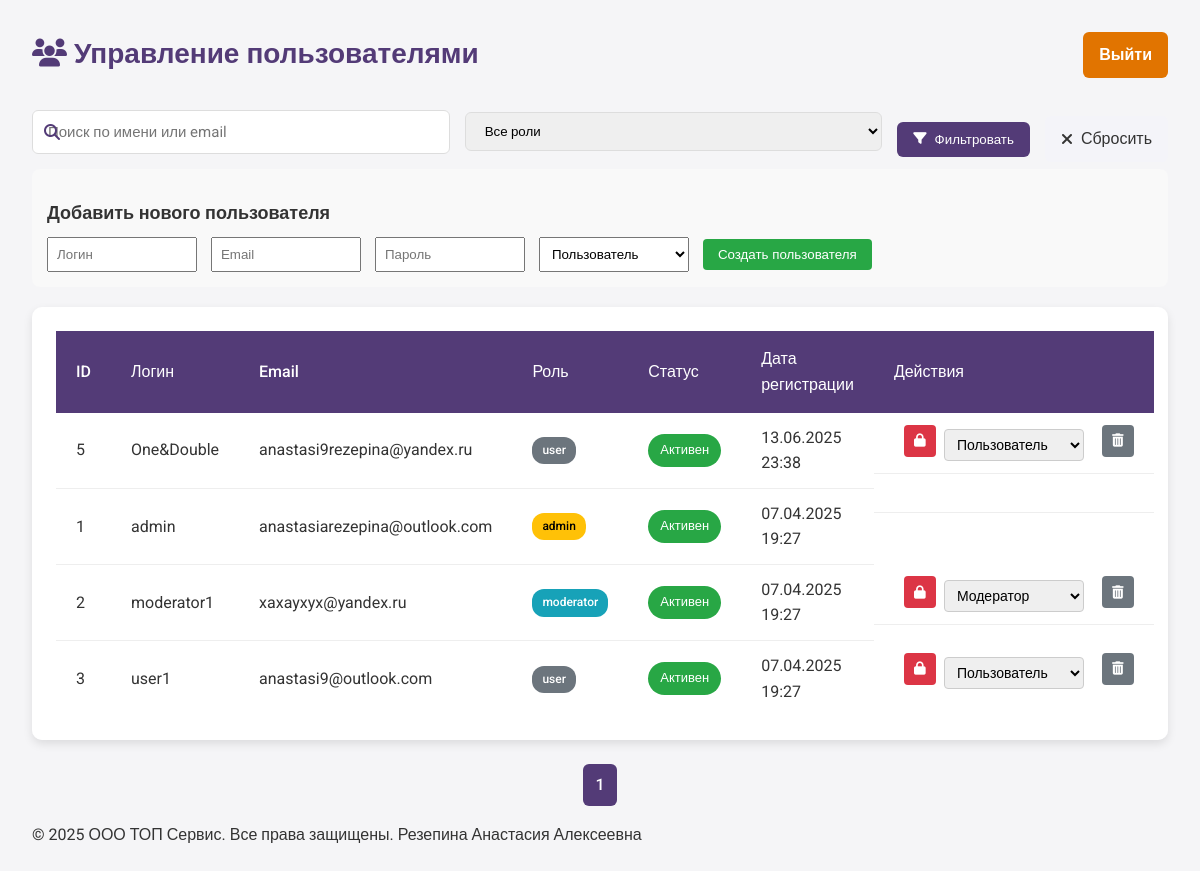
/assets/admin/user_management/list_users.php (signed in), run on an earlier commit of the app's database.
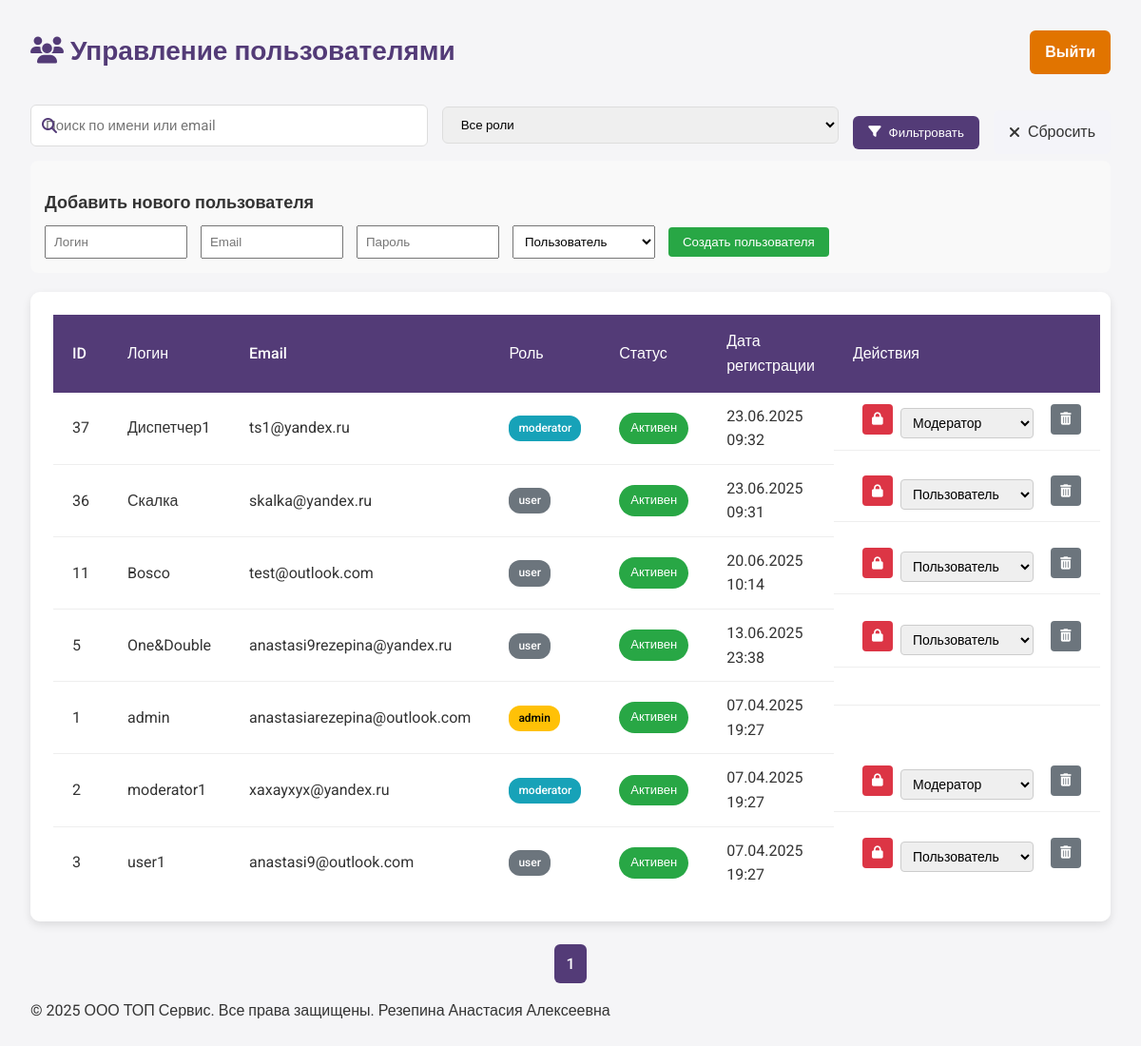
And on a later commit of the database.
### tables this page shows
CREATE TABLE `users` (
  `id` int(11) NOT NULL,
  `username` varchar(50) NOT NULL,
  `password` varchar(255) NOT NULL,
  `email` varchar(100) NOT NULL,
  `role` enum('admin','moderator','user') DEFAULT 'user',
  `created_at` timestamp NULL DEFAULT current_timestamp(),
  `is_banned` tinyint(1) DEFAULT 0,
  `updated_at` timestamp NULL DEFAULT current_timestamp() ON UPDATE current_timestamp()
);

### assets/admin/user_management/list_users.php (the view, shortened to what this page needs)
<?php
require_once '../../../includes/db_connect.php';
$page_heading = '<i class="fas fa-users"></i> Управление пользователями';
require_once __DIR__ . '../../includes/admin_header.php';
$conn->set_charset('utf8');
$per_page = 10;
$page = isset($_GET['page']) ? (int)$_GET['page'] : 1;
$offset = ($page - 1) * $per_page;
$search = isset($_GET['search']) ? $conn->real_escape_string($_GET['search']) : '';
$count_query = "SELECT COUNT(*) as total FROM users WHERE 1=1";
$count_result = $conn->query($count_query);
$total_users = $count_result->fetch_assoc()['total'];
$query = "SELECT id, username, email, role, is_banned, created_at FROM users WHERE 1=1";
$query .= " ORDER BY created_at DESC LIMIT $per_page OFFSET $offset";
$result = $conn->query($query);
$users = [];
if ($result->num_rows > 0) {
    while ($row = $result->fetch_assoc()) {
        $users[] = $row;
    }
}
?>
<form method="get" class="user-filter-form">
    <div class="form-group">
        <i class="fas fa-search"></i>
        <input type="text" name="search" value="<?= htmlspecialchars($search) ?>" placeholder="Поиск по имени или email">
    </div>
    <div class="form-group">
        <select name="role">
            <option value="">Все роли</option>
        </select>
    </div>
    <button type="submit" class="btn-filter">
        <i class="fas fa-filter"></i> Фильтровать
    </button>
    <a href="list_users.php" class="btn-reset">
        <i class="fas fa-times"></i> Сбросить
    </a>
</form>
<div class="add-user-form">
    <h2>Добавить нового пользователя</h2>
    <form method="post" action="<?= $_SERVER['PHP_SELF'] ?>">
        <input type="text" name="new_username" placeholder="Логин" required>
        <input type="email" name="new_email" placeholder="Email" required>
        <input type="password" name="new_password" placeholder="Пароль" required>
        <select name="new_role">
            <option value="user">Пользователь</option>
        </select>
        <button type="submit" name="create_user" class="btn-create">Создать пользователя</button>
    </form>
</div>
<div class="table-container">
    <table class="users-table">
        <thead>
            <tr>
                <th>ID</th>
                <th>Логин</th>
                <th>Email</th>
                <th>Роль</th>
                <th>Статус</th>
                <th>Дата регистрации</th>
                <th>Действия</th>
            </tr>
        </thead>
        <tbody>
            <?php foreach ($users as $user): ?>
            <tr>
                <td><?= $user['id'] ?></td>
                <td><?= htmlspecialchars($user['username']) ?></td>
                <td><?= htmlspecialchars($user['email']) ?></td>
                <td>
                    <span class="role-badge role-<?= $user['role'] ?>">
                        <?= $user['role'] ?>
                    </span>
                </td>
                <td>
                    <?php if ($user['is_banned']): ?>
                        <span class="status-badge status-banned">Заблокирован</span>
                    <?php else: ?>
                        <span class="status-badge status-active">Активен</span>
                    <?php endif; ?>
                </td>
                <td><?= date('d.m.Y H:i', strtotime($user['created_at'])) ?></td>
                <td class="actions">
                    <?php if ($user['id'] != $_SESSION['user_id']): ?>
                        <?php if ($user['is_banned']): ?>
                            <form method="post" class="action-form">
                                <input type="hidden" name="user_id" value="<?= $user['id'] ?>">
                                <button type="submit" name="action" value="unban" class="btn-action btn-unban">
                                    <i class="fas fa-unlock"></i>
                                </button>
                            </form>
                        <?php else: ?>
                            <form method="post" class="action-form">
                                <button type="submit" name="action" value="ban" class="btn-action btn-ban">
                                    <i class="fas fa-lock"></i>
                                </button>
                            </form>
                        <?php endif; ?>
                        <form method="post" class="action-form role-change-form">
                            <select name="new_role" onchange="this.form.submit()">
                                <option value="user" <?= $user['role'] === 'user' ? 'selected' : '' ?>>Пользователь</option>
                                <option value="moderator" <?= $user['role'] === 'moderator' ? 'selected' : '' ?>>Модератор</option>
                            </select>
                        </form>
                        <form method="post" class="action-form" onsubmit="return confirm('Вы уверены?')">
                            <button type="submit" name="action" value="delete" class="btn-action btn-delete">
                                <i class="fas fa-trash-alt"></i>
                            </button>
                        </form>
                    <?php endif; ?>
                </td>
            </tr>
            <?php endforeach; ?>
        </tbody>
    </table>
</div>
<div class="pagination">
    <?php
    $total_pages = ceil($total_users / $per_page);
    $query_params = [];
    ?>
    <?php
    for ($i = 1; $i <= $total_pages; $i++):
        $query_params['page'] = $i;
    ?>
        <a href="?<?= http_build_query($query_params) ?>" <?= $i === $page ? 'class="active"' : '' ?>>
            <?= $i ?>
        </a>
    <?php endfor; ?>
</div>
<?php
require_once __DIR__ . '../../includes/admin_footer.php';
?>

### assets/admin/includes/admin_header.php (shortened to what this page needs)
<!DOCTYPE html>
<html lang="ru">
<head>
    <link rel="stylesheet" href="https://cdnjs.cloudflare.com/ajax/libs/font-awesome/6.5.0/css/all.min.css">
    <link rel="stylesheet" href="/assets/css/admin.css?v=<?= time() ?>">
</head>
<body>
<div class="admin-container">
    <div class="sidebar-trigger"></div>
    <div class="main-content">
        <div class="dashboard-header">
            <h1><?= $page_heading ?? 'Личный кабинет' ?></h1>
            <a href="/logout.php" class="logout-btn">Выйти</a>
        </div>

### assets/admin/includes/admin_footer.php
<footer>
    <p>© 2025 ООО ТОП Сервис. Все права защищены.
        Резепина Анастасия Алексеевна
    </p>
</footer>

What changed in the data, as far as the page shows it:
added users: id "37", username "Диспетчер1", email "ts1@yandex.ru", role "moderator", is_banned "Активен", created_at "23.06.2025 09:32", new_role "Модератор"
added users: id "36", username "Скалка", email "skalka@yandex.ru", role "user", is_banned "Активен", created_at "23.06.2025 09:31", new_role "Пользователь"
added users: id "11", username "Bosco", email "test@outlook.com", role "user", is_banned "Активен", created_at "20.06.2025 10:14", new_role "Пользователь"
